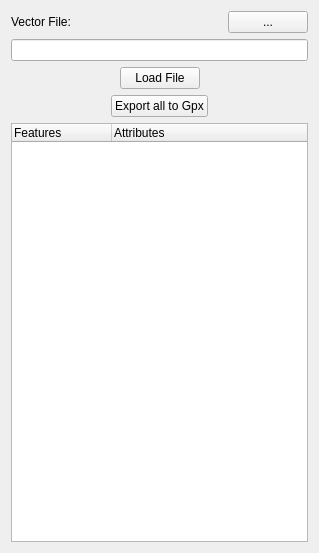
<?xml version="1.0" encoding="UTF-8"?>
<ui version="4.0">
 <class>VectorDataDockForm</class>
 <widget class="QWidget" name="VectorDataDockForm">
  <property name="geometry">
   <rect>
    <x>0</x>
    <y>0</y>
    <width>319</width>
    <height>553</height>
   </rect>
  </property>
  <property name="windowTitle">
   <string>Form</string>
  </property>
  <layout class="QVBoxLayout" name="verticalLayout">
   <item>
    <layout class="QHBoxLayout" name="horizontalLayout_2">
     <item>
      <widget class="QLabel" name="label">
       <property name="text">
        <string>Vector File:</string>
       </property>
      </widget>
     </item>
     <item>
      <spacer name="horizontalSpacer_3">
       <property name="orientation">
        <enum>Qt::Horizontal</enum>
       </property>
       <property name="sizeHint" stdset="0">
        <size>
         <width>40</width>
         <height>20</height>
        </size>
       </property>
      </spacer>
     </item>
     <item>
      <widget class="QPushButton" name="chooseFileButton_">
       <property name="text">
        <string>...</string>
       </property>
      </widget>
     </item>
    </layout>
   </item>
   <item>
    <widget class="QLineEdit" name="fileNameInput_"/>
   </item>
   <item>
    <layout class="QHBoxLayout" name="horizontalLayout">
     <item>
      <spacer name="horizontalSpacer">
       <property name="orientation">
        <enum>Qt::Horizontal</enum>
       </property>
       <property name="sizeHint" stdset="0">
        <size>
         <width>40</width>
         <height>20</height>
        </size>
       </property>
      </spacer>
     </item>
     <item>
      <widget class="QPushButton" name="loadFileButton_">
       <property name="text">
        <string>Load File</string>
       </property>
      </widget>
     </item>
     <item>
      <spacer name="horizontalSpacer_2">
       <property name="orientation">
        <enum>Qt::Horizontal</enum>
       </property>
       <property name="sizeHint" stdset="0">
        <size>
         <width>40</width>
         <height>20</height>
        </size>
       </property>
      </spacer>
     </item>
    </layout>
   </item>
   <item>
    <layout class="QHBoxLayout" name="horizontalLayout_3">
     <item>
      <spacer name="horizontalSpacer_4">
       <property name="orientation">
        <enum>Qt::Horizontal</enum>
       </property>
       <property name="sizeHint" stdset="0">
        <size>
         <width>40</width>
         <height>20</height>
        </size>
       </property>
      </spacer>
     </item>
     <item>
      <widget class="QPushButton" name="exportButton_">
       <property name="text">
        <string>Export all to Gpx</string>
       </property>
      </widget>
     </item>
     <item>
      <spacer name="horizontalSpacer_5">
       <property name="orientation">
        <enum>Qt::Horizontal</enum>
       </property>
       <property name="sizeHint" stdset="0">
        <size>
         <width>40</width>
         <height>20</height>
        </size>
       </property>
      </spacer>
     </item>
    </layout>
   </item>
   <item>
    <widget class="QTreeWidget" name="treeWidget_">
     <column>
      <property name="text">
       <string>Features</string>
      </property>
     </column>
     <column>
      <property name="text">
       <string>Attributes</string>
      </property>
     </column>
    </widget>
   </item>
  </layout>
 </widget>
 <resources/>
 <connections/>
</ui>
